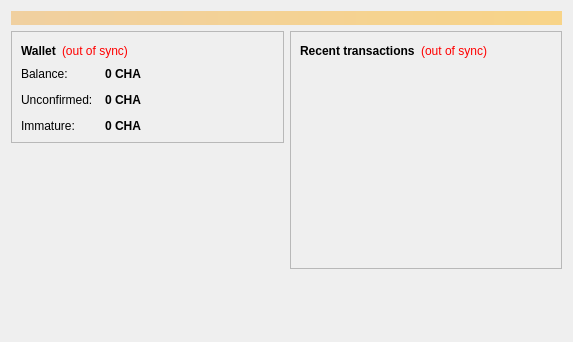
<?xml version="1.0" encoding="UTF-8"?>
<ui version="4.0">
 <class>OverviewPage</class>
 <widget class="QWidget" name="OverviewPage">
  <property name="geometry">
   <rect>
    <x>0</x>
    <y>0</y>
    <width>573</width>
    <height>342</height>
   </rect>
  </property>
  <property name="windowTitle">
   <string>Form</string>
  </property>
  <layout class="QVBoxLayout" name="topLayout">
   <item>
    <widget class="QLabel" name="labelAlerts">
     <property name="visible">
      <bool>false</bool>
     </property>
     <property name="styleSheet">
      <string notr="true">background-color: qlineargradient(x1: 0, y1: 0, x2: 1, y2: 0, stop:0 #F0D0A0, stop:1 #F8D488); color:#000000;</string>
     </property>
     <property name="wordWrap">
      <bool>true</bool>
     </property>
     <property name="margin">
      <number>3</number>
     </property>
    </widget>
   </item>
   <item>
    <layout class="QHBoxLayout" name="horizontalLayout" stretch="1,1">
     <item>
      <layout class="QVBoxLayout" name="verticalLayout_2">
       <item>
        <widget class="QFrame" name="frame">
         <property name="frameShape">
          <enum>QFrame::StyledPanel</enum>
         </property>
         <property name="frameShadow">
          <enum>QFrame::Raised</enum>
         </property>
         <layout class="QVBoxLayout" name="verticalLayout_4">
          <item>
           <layout class="QHBoxLayout" name="horizontalLayout_4">
            <item>
             <widget class="QLabel" name="label_5">
              <property name="font">
               <font>
                <weight>75</weight>
                <bold>true</bold>
               </font>
              </property>
              <property name="text">
               <string>Wallet</string>
              </property>
             </widget>
            </item>
            <item>
             <widget class="QLabel" name="labelWalletStatus">
              <property name="toolTip">
               <string>The displayed information may be out of date. Your wallet automatically synchronizes with the Chaucha network after a connection is established, but this process has not completed yet.</string>
              </property>
              <property name="styleSheet">
               <string notr="true">QLabel { color: red; }</string>
              </property>
              <property name="text">
               <string notr="true">(out of sync)</string>
              </property>
              <property name="alignment">
               <set>Qt::AlignLeading|Qt::AlignLeft|Qt::AlignVCenter</set>
              </property>
             </widget>
            </item>
            <item>
             <spacer name="horizontalSpacer_2">
              <property name="orientation">
               <enum>Qt::Horizontal</enum>
              </property>
              <property name="sizeHint" stdset="0">
               <size>
                <width>40</width>
                <height>20</height>
               </size>
              </property>
             </spacer>
            </item>
           </layout>
          </item>
          <item>
           <layout class="QFormLayout" name="formLayout_2">
            <property name="fieldGrowthPolicy">
             <enum>QFormLayout::AllNonFixedFieldsGrow</enum>
            </property>
            <property name="horizontalSpacing">
             <number>12</number>
            </property>
            <property name="verticalSpacing">
             <number>12</number>
            </property>
            <item row="0" column="0">
             <widget class="QLabel" name="label">
              <property name="text">
               <string>Balance:</string>
              </property>
             </widget>
            </item>
            <item row="0" column="1">
             <widget class="QLabel" name="labelBalance">
              <property name="font">
               <font>
                <weight>75</weight>
                <bold>true</bold>
               </font>
              </property>
              <property name="cursor">
               <cursorShape>IBeamCursor</cursorShape>
              </property>
              <property name="toolTip">
               <string>Your current balance</string>
              </property>
              <property name="text">
               <string notr="true">0 CHA</string>
              </property>
              <property name="textInteractionFlags">
               <set>Qt::LinksAccessibleByMouse|Qt::TextSelectableByKeyboard|Qt::TextSelectableByMouse</set>
              </property>
             </widget>
            </item>
            <item row="1" column="0">
             <widget class="QLabel" name="label_3">
              <property name="text">
               <string>Unconfirmed:</string>
              </property>
             </widget>
            </item>
            <item row="1" column="1">
             <widget class="QLabel" name="labelUnconfirmed">
              <property name="font">
               <font>
                <weight>75</weight>
                <bold>true</bold>
               </font>
              </property>
              <property name="cursor">
               <cursorShape>IBeamCursor</cursorShape>
              </property>
              <property name="toolTip">
               <string>Total of transactions that have yet to be confirmed, and do not yet count toward the current balance</string>
              </property>
              <property name="text">
               <string notr="true">0 CHA</string>
              </property>
              <property name="textInteractionFlags">
               <set>Qt::LinksAccessibleByMouse|Qt::TextSelectableByKeyboard|Qt::TextSelectableByMouse</set>
              </property>
             </widget>
            </item>
            <item row="2" column="0">
             <widget class="QLabel" name="labelImmatureText">
              <property name="text">
               <string>Immature:</string>
              </property>
             </widget>
            </item>
            <item row="2" column="1">
             <widget class="QLabel" name="labelImmature">
              <property name="font">
               <font>
                <weight>75</weight>
                <bold>true</bold>
               </font>
              </property>
              <property name="toolTip">
               <string>Mined balance that has not yet matured</string>
              </property>
              <property name="text">
               <string notr="true">0 CHA</string>
              </property>
              <property name="textInteractionFlags">
               <set>Qt::LinksAccessibleByMouse|Qt::TextSelectableByKeyboard|Qt::TextSelectableByMouse</set>
              </property>
             </widget>
            </item>
           </layout>
          </item>
         </layout>
        </widget>
       </item>
       <item>
        <spacer name="verticalSpacer">
         <property name="orientation">
          <enum>Qt::Vertical</enum>
         </property>
         <property name="sizeHint" stdset="0">
          <size>
           <width>20</width>
           <height>40</height>
          </size>
         </property>
        </spacer>
       </item>
      </layout>
     </item>
     <item>
      <layout class="QVBoxLayout" name="verticalLayout_3">
       <item>
        <widget class="QFrame" name="frame_2">
         <property name="frameShape">
          <enum>QFrame::StyledPanel</enum>
         </property>
         <property name="frameShadow">
          <enum>QFrame::Raised</enum>
         </property>
         <layout class="QVBoxLayout" name="verticalLayout">
          <item>
           <layout class="QHBoxLayout" name="horizontalLayout_2">
            <item>
             <widget class="QLabel" name="label_4">
              <property name="text">
               <string>&lt;b&gt;Recent transactions&lt;/b&gt;</string>
              </property>
             </widget>
            </item>
            <item>
             <widget class="QLabel" name="labelTransactionsStatus">
              <property name="toolTip">
               <string>The displayed information may be out of date. Your wallet automatically synchronizes with the Chaucha network after a connection is established, but this process has not completed yet.</string>
              </property>
              <property name="styleSheet">
               <string notr="true">QLabel { color: red; }</string>
              </property>
              <property name="text">
               <string notr="true">(out of sync)</string>
              </property>
              <property name="alignment">
               <set>Qt::AlignRight|Qt::AlignTrailing|Qt::AlignVCenter</set>
              </property>
             </widget>
            </item>
            <item>
             <spacer name="horizontalSpacer">
              <property name="orientation">
               <enum>Qt::Horizontal</enum>
              </property>
              <property name="sizeHint" stdset="0">
               <size>
                <width>40</width>
                <height>20</height>
               </size>
              </property>
             </spacer>
            </item>
           </layout>
          </item>
          <item>
           <widget class="QListView" name="listTransactions">
            <property name="styleSheet">
             <string notr="true">QListView { background: transparent; }</string>
            </property>
            <property name="frameShape">
             <enum>QFrame::NoFrame</enum>
            </property>
            <property name="verticalScrollBarPolicy">
             <enum>Qt::ScrollBarAlwaysOff</enum>
            </property>
            <property name="horizontalScrollBarPolicy">
             <enum>Qt::ScrollBarAlwaysOff</enum>
            </property>
            <property name="selectionMode">
             <enum>QAbstractItemView::NoSelection</enum>
            </property>
           </widget>
          </item>
         </layout>
        </widget>
       </item>
       <item>
        <spacer name="verticalSpacer_2">
         <property name="orientation">
          <enum>Qt::Vertical</enum>
         </property>
         <property name="sizeHint" stdset="0">
          <size>
           <width>20</width>
           <height>40</height>
          </size>
         </property>
        </spacer>
       </item>
      </layout>
     </item>
    </layout>
   </item>
  </layout>
 </widget>
 <resources/>
 <connections/>
</ui>
